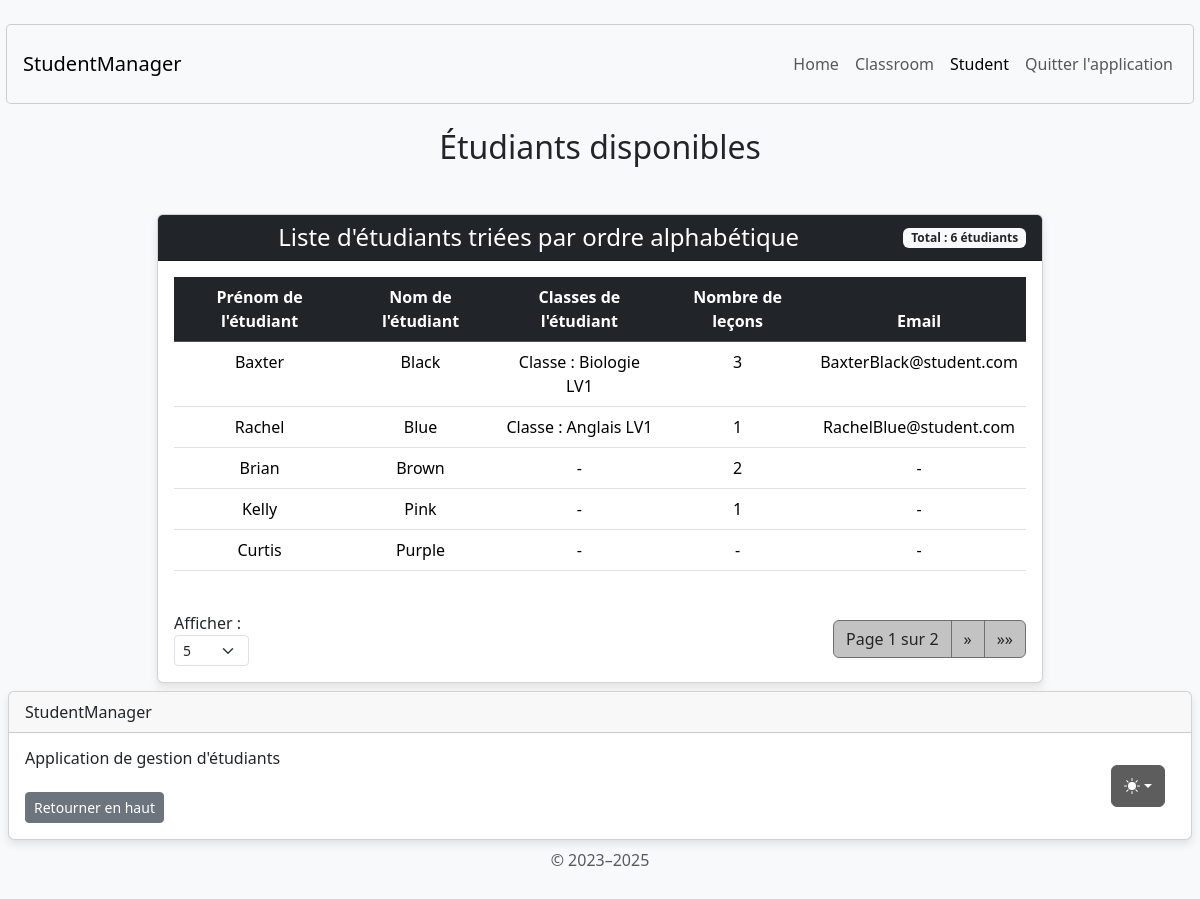
Page /student/display/ on the earlier database version.
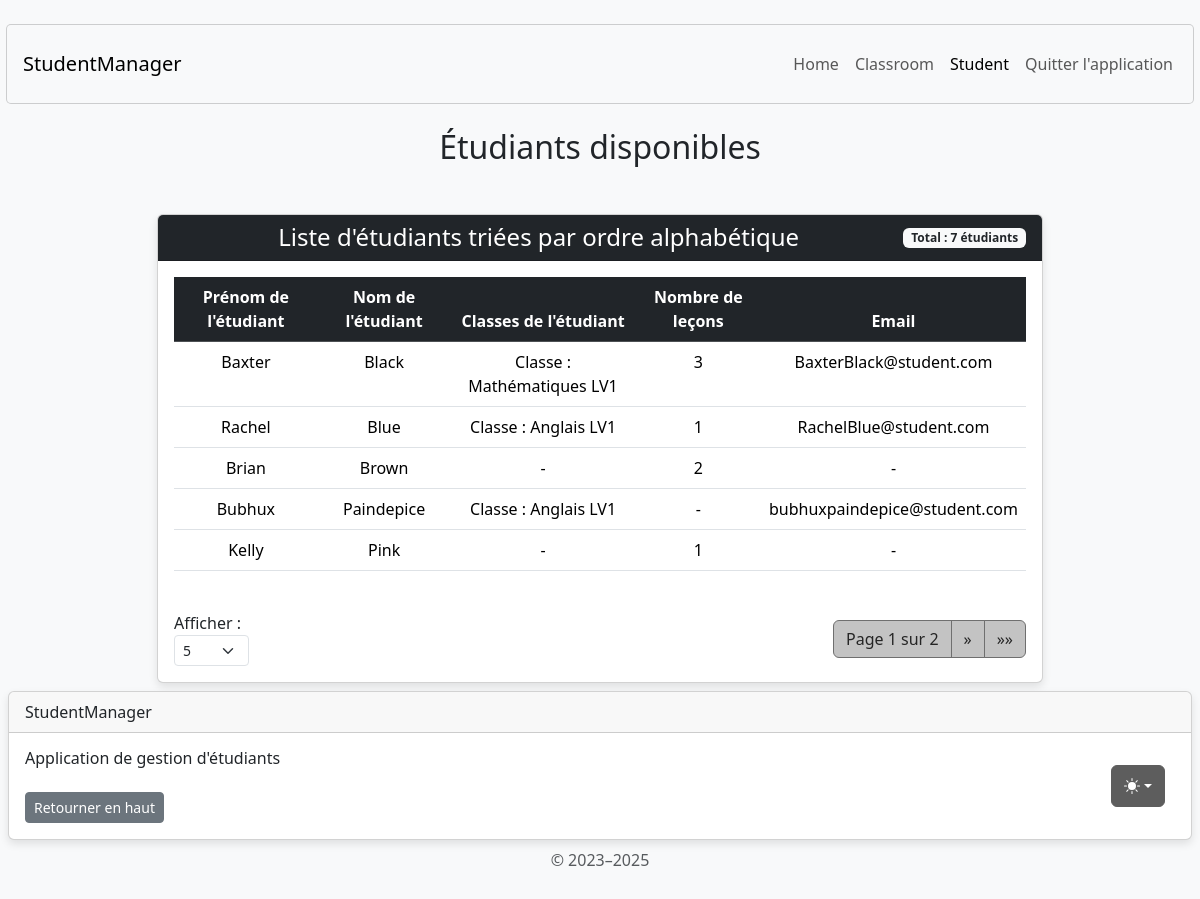
Same page on the later database version.
### student/models.py (models this page shows, shortened)
class Student(AbstractUser):
    username = None
    email = models.EmailField('email address', unique=True, null=True, blank=True)
    USERNAME_FIELD = 'email'
    REQUIRED_FIELDS = []
    classroom = models.ForeignKey(
        Classroom,
        on_delete=models.SET_NULL,
        null=True,
        blank=True,
        related_name="students"
    )
    lessons = models.ManyToManyField(Lesson, through='StudentLesson', blank=True)
    groups = models.ManyToManyField(
        'auth.Group',
        blank=True,
        related_name='student_set',
        help_text='The groups this user belongs to.',
        verbose_name='groups'
    )
    user_permissions = models.ManyToManyField(
        'auth.Permission',
        blank=True,
        related_name='student_set_permissions',
        help_text='Specific permissions for this user.',
        verbose_name='user permissions'
    )

### classroom/models.py (models this page shows, shortened)
class Classroom(models.Model):
    classroom_name = models.CharField(max_length=255)
    number_of_places_available = models.PositiveIntegerField(default=0)
    def __str__(self):
        return f"Classe : {self.classroom_name}"

### student/views.py (the view)
# urls.py: path('student/display/', display_students_view, name='display_students'),
def display_students_view(request):
    try:
        items_per_page = int(request.GET.get('items_per_page', 5))
        if items_per_page not in [5, 10, 50, 100]:
            items_per_page = 5
    except (ValueError, TypeError):
        items_per_page = 5
    students = Student.objects.all() \
        .order_by('last_name', 'first_name') \
        .select_related('classroom') \
        .prefetch_related('lessons')
    paginator = Paginator(students, items_per_page)
    page_number = request.GET.get('page')
    page_obj = paginator.get_page(page_number)
    context = {
        'page_obj': page_obj,
        'students': page_obj.object_list,
        'has_students': page_obj.object_list.exists(),
        'items_per_page': items_per_page,
        'per_page_options': [5, 10, 50, 100]
    }
    return render(request, 'student/display_students.html', context)

### student/templates/student/display_students.html (shortened to what the changed rows need)
{% extends 'home/base.html' %}
{% load static %}
{% block content %}
<body class="d-flex align-items-center py-4 bg-body-tertiary">
    <main class="container text-center">
        <h2 class="mb-4 mt-4">Étudiants disponibles</h2>
        <div class="container mt-5">
            <div class="row justify-content-center">
                <div class="col-md-10">
                    <div class="card">
                        <div class="card-header bg-dark text-white d-flex justify-content-between align-items-center">
                            <h4 class="mb-0 flex-grow-1 text-center">Liste d'étudiants triées par ordre alphabétique</h4>
                            <span class="badge bg-light text-dark">
                                Total : {{ page_obj.paginator.count }} étudiants
                            </span>
                        </div>
                        <div class="card-body">
                            {% if has_students %}
                            <div class="table-responsive">
                                <table class="table table-hover">
                                    <thead class="table-dark">
                                        <tr>
                                            <th scope="col">Prénom de l'étudiant</th>
                                            <th scope="col">Nom de l'étudiant</th>
                                            <th scope="col">Classes de l'étudiant</th>
                                            <th scope="col">Nombre de leçons</th>
                                            <th scope="col">Email</th>
                                        </tr>
                                    </thead>
                                    <tbody>
                                        {% for student in students %}
                                        <tr>
                                            <td>{{ student.first_name }}</td>
                                            <td>{{ student.last_name }}</td>
                                            <td>
                                                {% if student.classroom %}
                                                    {{ student.classroom }}
                                                {% else %}
                                                    -
                                                {% endif %}
                                            </td>
                                            <td>
                                                {% if student.lessons.count %}
                                                    {{ student.lessons.count }}
                                                {% else %}
                                                    -
                                                {% endif %}
                                            </td>
                                            <td>
                                                {% if student.email %}
                                                    {{ student.email }}
                                                {% else %}
                                                    -
                                                {% endif %}
                                            </td>
                                        </tr>
                                        {% endfor %}
                                    </tbody>
                                </table>
                            </div>
                            {% else %}
                            <div class="alert alert-info" role="alert">
                                Il n'y a pas d'étudiants à afficher.
                            </div>
                            {% endif %}
                        </div>
                    </div>
                </div>
            </div>
        </div>
    </main>
</body>
{% endblock content %}

Differences in the rows shown:
no longer on this page (row unchanged): Student: first_name "Curtis", last_name "Purple"
changed Student "Baxter": classroom "Classe : Biologie LV1" → "Classe : Mathématiques LV1"
added Student: first_name "Bubhux", last_name "Paindepice", classroom "Classe : Anglais LV1", email "bubhuxpaindepice@student.com"
Other differences:
{{ page_obj.paginator.count }}: "6" → "7"
